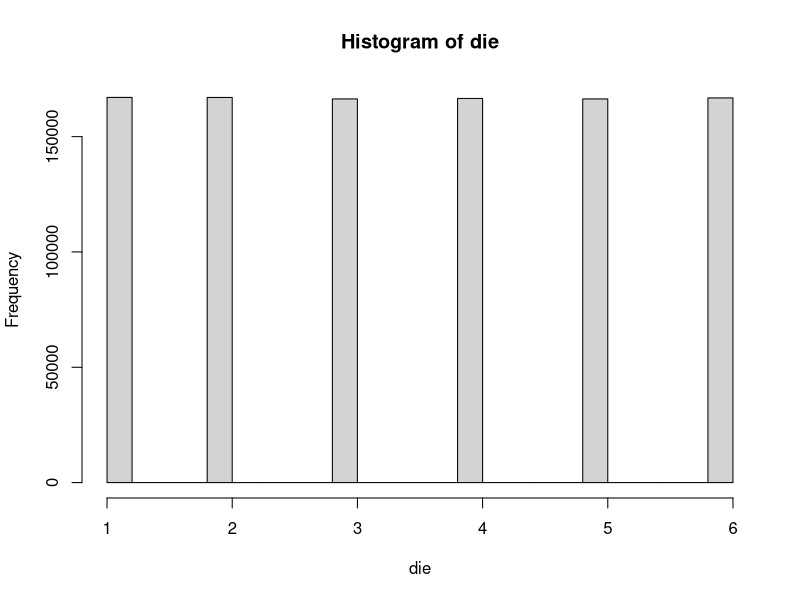
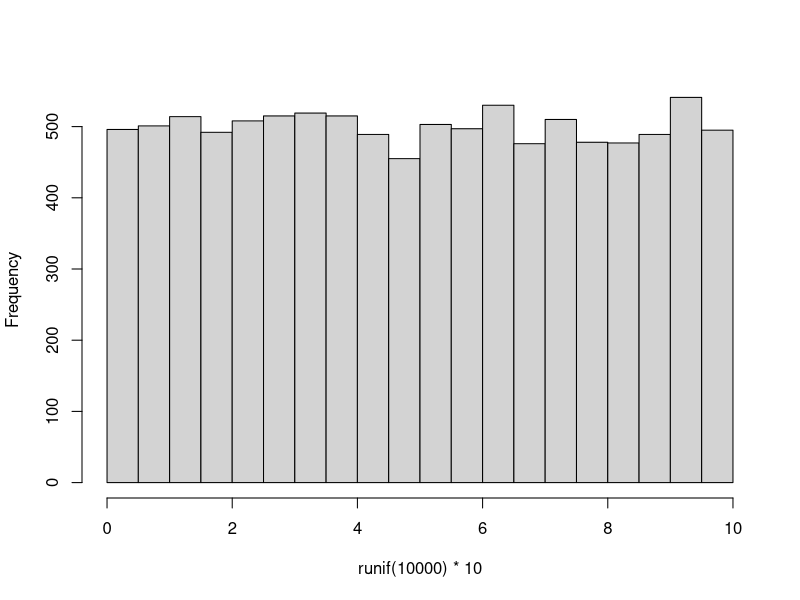
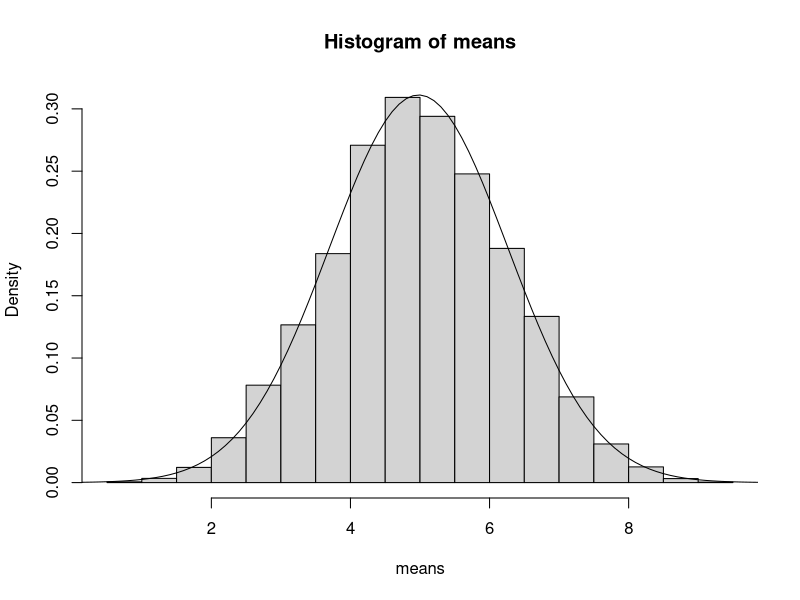

R code for these plots, in order:
d=1000000
die <- sample(6,d,replace=TRUE)
hist(die)

hist(runif(10000)*10,main="")
means <- numeric(10000)
for (i in 1:10000)
(means[i] <- mean(runif(5)*10))
hist(means,freq=FALSE)
mean(means)
sd(means)
xv <- seq(0,10,0.1)
yv <- dnorm(xv,mean=mean(means),sd=sd(means))
lines(xv,yv)